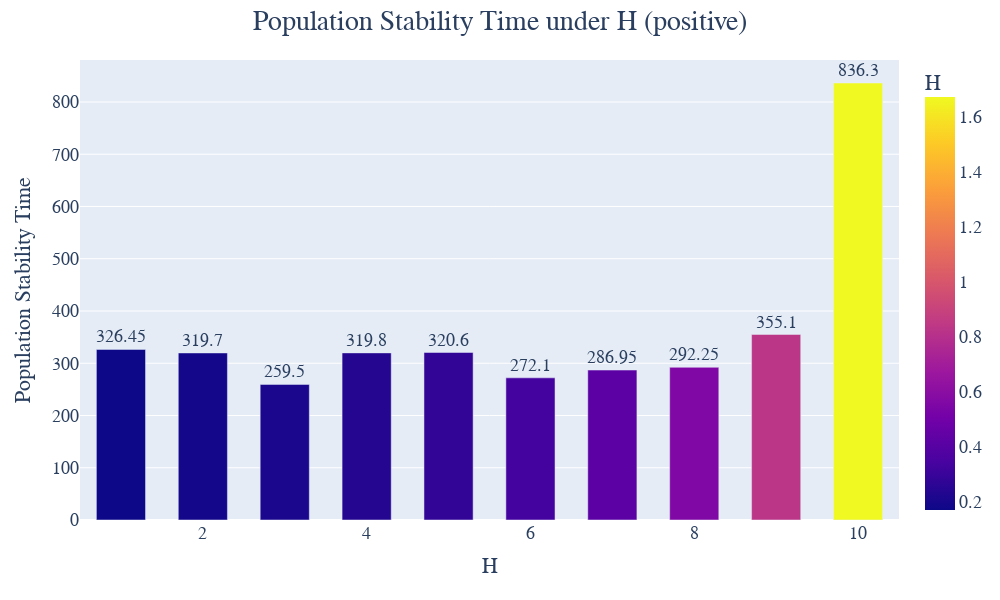

The code cell stored with this chart in its notebook:
### Code cell
steady_time = []
xvalue = []
base = overall_population3[-1][-1]
for i in range(10):
    for j in range(len(overall_population3[i])):
        if int(overall_population3[i][j]) > 400:
            judge = overall_population3[i][j:j+100]
            if max(judge)-min(judge)<1e3:
                print(time[j])
                steady_time.append(time[j])
                break
    xvalue.append(round(5/3 / (10-i), 2))
print(steady_time)
print(xvalue)
df=pd.DataFrame()
df['Population Stability Time'] = steady_time
df['H'] = xvalue
df['x'] = np.linspace(1, 10, 10)
fig=px.bar(df,  # 数据源
            x='x',  # 横坐标：年份
            y='Population Stability Time',  # 纵坐标：人口
            text='Population Stability Time',  # 说明：人口
            color='H',  # 颜色取值：根据平均寿命的值来取
            hover_name='H', #控制点名称：年份
            width=1000, height=600
        )
fig.update_layout(title_text='Population Stability Time under H (positive)',
                title_x=.5,
                titlefont=dict(size=28), 
                font=dict(family='Times New Roman',
                        size=18)
                )
# 注释坐标轴
fig.update_layout(xaxis_title='H', 
                yaxis_title='Population Stability Time')
#柱形图文字格式
fig.update_traces(
                textposition='outside',
                texttemplate='%{text:3}')
# 设置间隙大小及文本大小
fig.update_layout(bargap=.4,
                uniformtext_minsize=8,
                uniformtext_mode='show')
fig.show()

### Figure 1 — Plotly figure (JSON) as saved in the notebook; plotly's stock layout.template omitted (floating-point values rounded to 4 significant figures)
{"data": [{"alignmentgroup": "True", "hovertemplate": "<b>%{hovertext}</b><br><br>x=%{x}<br>Population Stability Time=%{text}<br>H=%{marker.color}<extra></extra>", "hovertext": [0.17, 0.19, 0.21, 0.24, 0.28, 0.33, 0.42, 0.56, 0.83, 1.67], "legendgroup": "", "marker": {"color": [0.17, 0.19, 0.21, 0.24, 0.28, 0.33, 0.42, 0.56, 0.83, 1.67], "coloraxis": "coloraxis", "pattern": {"shape": ""}}, "name": "", "offsetgroup": "", "orientation": "v", "showlegend": false, "text": [326.5, 319.7, 259.5, 319.8, 320.6, 272.1, 286.9, 292.2, 355.1, 836.3], "textposition": "outside", "texttemplate": "%{text:3}", "type": "bar", "x": [1, 2, 3, 4, 5, 6, 7, 8, 9, 10], "xaxis": "x", "y": [326.5, 319.7, 259.5, 319.8, 320.6, 272.1, 286.9, 292.2, 355.1, 836.3], "yaxis": "y"}], "layout": {"bargap": 0.4, "barmode": "relative", "coloraxis": {"colorbar": {"title": {"text": "H"}}, "colorscale": [[0, "#0d0887"], [0.1111, "#46039f"], [0.2222, "#7201a8"], [0.3333, "#9c179e"], [0.4444, "#bd3786"], [0.5556, "#d8576b"], [0.6667, "#ed7953"], [0.7778, "#fb9f3a"], [0.8889, "#fdca26"], [1, "#f0f921"]]}, "font": {"family": "Times New Roman", "size": 18}, "height": 600, "legend": {"tracegroupgap": 0}, "margin": {"t": 60}, "title": {"font": {"size": 28}, "text": "Population Stability Time under H (positive)", "x": 0.5}, "uniformtext": {"minsize": 8, "mode": "show"}, "width": 1000, "xaxis": {"anchor": "y", "domain": [0, 1], "title": {"text": "H"}}, "yaxis": {"anchor": "x", "domain": [0, 1], "title": {"text": "Population Stability Time"}}}}
